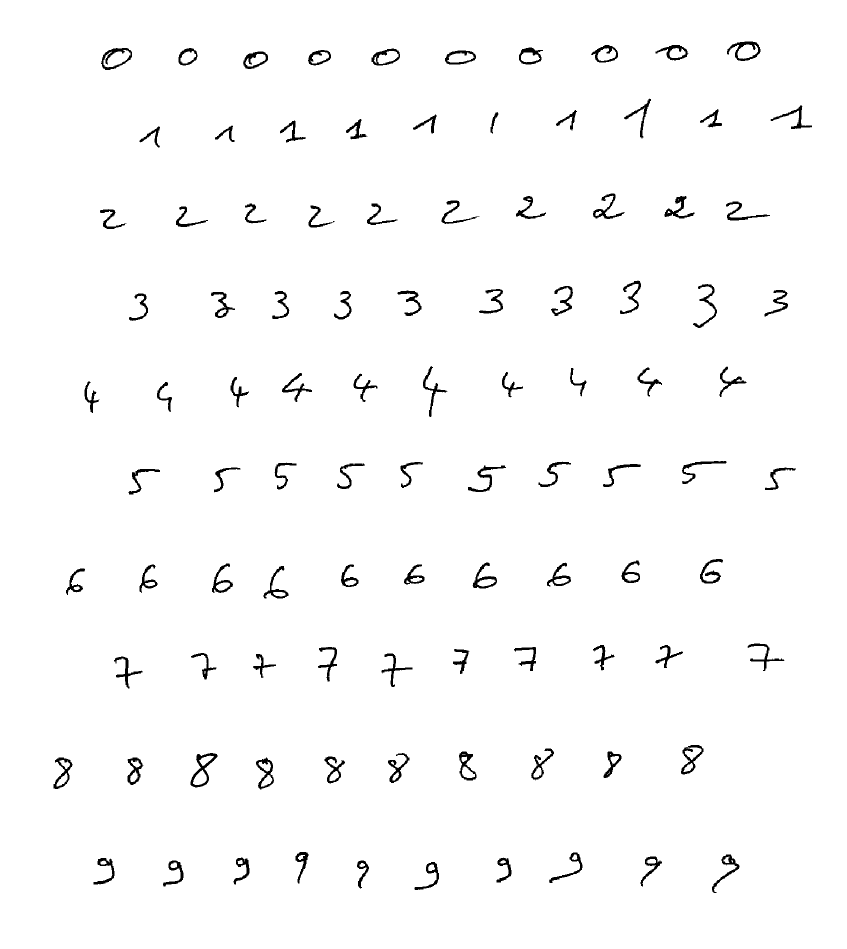
%> input picture HMM_Modelisation/Fichier_BDD/test.tif, 1694 x 1898 px (shown at 1/2 size)
$ octave HMM_recognize.m   (GNU Octave 9; MATLAB toolbox functions it lacks are replaced by stand-ins)
%> lines starting %> are read from the running program, lines starting %| are printed output that depends on the picture; in (x1, y1, x2, y2) boxes, pixels count from 0 and x2, y2 are one past the last pixel; in counts of white or black regions, pixels touching at a corner belong together; the program's own positions count from 1
### HMM_Modelisation/Localisation_extraction.m
function Images = Localisation_extraction(filename)
%> called with filename = 'Fichier_BDD\test.tif'

%% Localisation et extraction des chiffres de la base de donn閑s


%% Lecture du fichier image
A = imread(filename);
%> A is the input picture: size 1898x1694 uint8; 98.1% white; 100 black regions, largest, box (x1, y1, x2, y2) and area: (381, 1506, 435, 1575) 1017, (202, 96, 264, 140) 871, (1454, 83, 1521, 122) 870

%% Convertir une image (8bits ou 16bits) en double
AA = image2Double(A);
AA_bw = 1-double(AA >= 0.005);
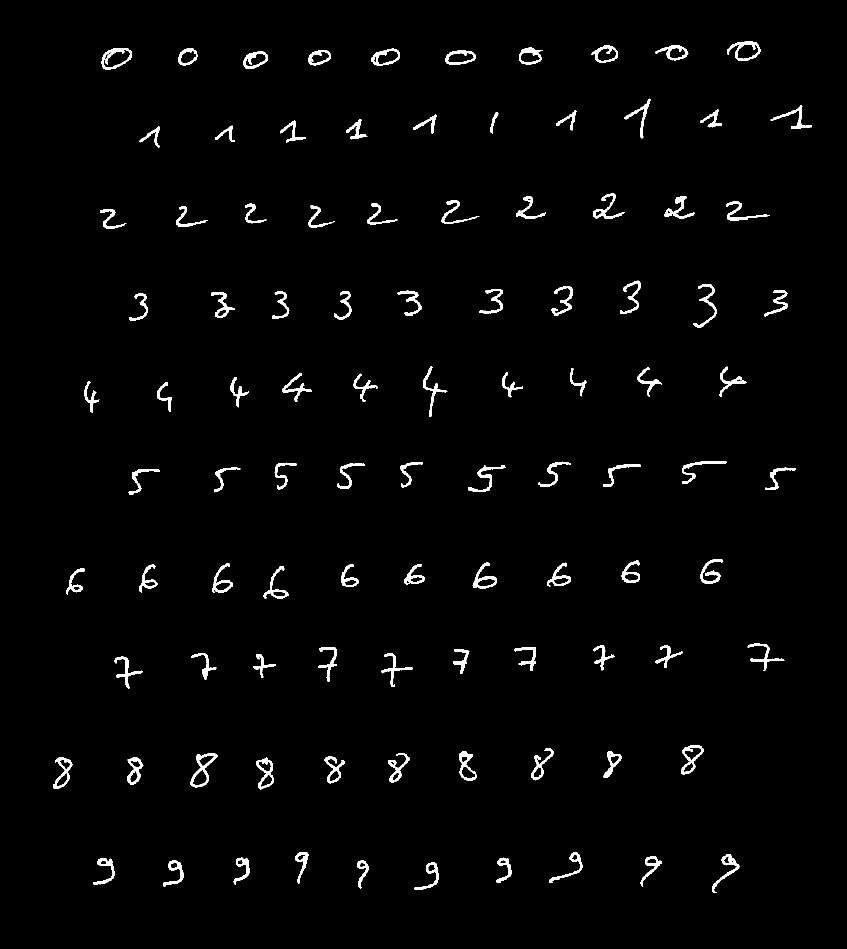
%> AA_bw: size 1898x1694 double (shown at 1/2 size); values 0 (black) and 1 (white), 1.9% white; 100 white regions, largest, box (x1, y1, x2, y2) and area: (381, 1506, 435, 1575) 1017, (202, 96, 264, 140) 871, (1454, 83, 1521, 122) 870

%% Segmentation et extraction des chiffres
for n = 0:9
    % histogramme des projections horizontales --> extraction des Lignes
    [ind1,ind2] = imageLocalisation(AA_bw,'h');
    tmp = AA_bw(ind1(n+1):ind2(n+1),:);

    % histogramme des projections verticales --> extraction des Colonnes
    [ind11,ind22] = imageLocalisation(tmp,'v');

    % Extraction de chaque chiffre
    for m = 1:length(ind11)
        Images{n+1,m} = tmp(:,ind11(m):ind22(m));
    end
end
%> this loop made 10 passes
%> (ind11, ind22) on passes 1 to 7: ([203 358 487 617 744 891 1039 1183 1312 1455], [264 395 536 662 800 952 1086 1236 1377 1521]), ([280 431 561 693 827 982 1113 1249 1401 1542], [320 469 611 735 874 997 1154 1302 1444 1624]), ([201 353 491 618 735 884 1033 1187 1330 1453], [253 416 533 669 795 959 1092 1249 1389 1540]), ([259 423 545 669 796 959 1103 1241 1387 1530], [296 470 579 703 843 1006 1146 1282 1434 1576]), ([170 315 462 565 708 847 1005 1141 1276 1440], [199 344 498 624 755 895 1046 1173 1324 1493]), ([258 429 550 675 802 937 1078 1207 1365 1531], [320 481 593 730 846 1012 1142 1282 1453 1592]), ([133 280 425 527 683 809 946 1095 1244 1401], [170 315 466 577 717 849 994 1142 1280 1446])
%> pass 1, in Localisation_extraction, `tmp = AA_bw(ind1(n+1):ind2(n+1),:);`:
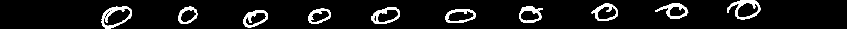
%> tmp: size 57x1694 double (shown at 1/2 size); values 0 (black) and 1 (white), 7% white; 10 white regions, largest, box (x1, y1, x2, y2) and area: (202, 13, 264, 57) 871, (1454, 0, 1521, 39) 870, (486, 20, 536, 55) 684
%> pass 2, in Localisation_extraction, `tmp = AA_bw(ind1(n+1):ind2(n+1),:);`:
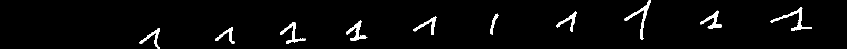
%> tmp: size 98x1694 double (shown at 1/2 size); values 0 (black) and 1 (white), 2.8% white; 10 white regions, largest, box (x1, y1, x2, y2) and area: (1541, 14, 1624, 61) 691, (1248, 0, 1302, 80) 631, (692, 41, 735, 82) 527
%> pass 3, in Localisation_extraction, `tmp = AA_bw(ind1(n+1):ind2(n+1),:);`:
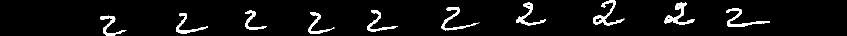
%> tmp: size 71x1694 double (shown at 1/2 size); values 0 (black) and 1 (white), 5% white; 10 white regions, largest, box (x1, y1, x2, y2) and area: (1329, 5, 1389, 50) 793, (1186, 0, 1249, 51) 762, (1452, 16, 1540, 54) 717
%> after the loop, Images = 100 items

%%

### Library/Image_ComFich/image2Double.m
function imdata = image2Double(img)

% Convert image to double precision

%%
if isa(img, 'double')
    imdata = img;
elseif isa(img, 'logical') || isa(img, 'single')
   imdata = double(img);
elseif isa(img, 'uint8') || isa(img, 'uint16')
    imdata = double(img)/double(max(max(img)));
else %int16
    imdata = (double(img) + 32768) / 65535;
end

### HMM_Modelisation/imageLocalisation.m
function [ind1,ind2,l] = imageLocalisation(imdata,dim)


%% histogramme de projections
l = histogramme_projection(imdata,dim);

%%
i = 1:length(l)-1;
ind1 = find(l(i)== 0 & l(i+1)~= 0);
ind1 = ind1 + 1;
ind2 = find(l(i)~= 0 & l(i+1)== 0);

%%

### Library/Image_ComFich/imageShow.m
function imageShow(numb_BW)

%%
maxi = max(max(numb_BW));
mini = min(min(numb_BW));

if (maxi == 1)&&(mini == 0)
    image(255-255*numb_BW)
    colormap(gray)
else
    image(numb_BW)
end
axis off
axis image
box on

### HMM_Modelisation/imageBinarisation.m
function imgBW = imageBinarisation(imdata,seuil)

%% % Convertir une image 8 bits en double
imdata = image2Double(imdata);

%% Binarisation par seuillage
[rows,col] =size(imdata); %...Complété
for i=1:rows
    for j=1:col
        if imdata(i,j)<=seuil
            imdata(i,j)=0;
        else
            imdata(i,j)=1;
        end

    end
end %...Complété
imgBW = imdata;

%% Convertir les valeurs en double
imgBW = double(imgBW);

%%

### HMM_Modelisation/imageCropping.m
function bw2 = imageCropping(bw)

%%
bw = bw == 0;
%%
[l,c] = find(bw == 0);
bw2 = bw(min(l):max(l),min(c):max(c));

%%
bw2 = bw2 == 0;

%%
bw2 = double(bw2);

### HMM_Modelisation/imageResize.m
function imBW_resize = imageResize(imBW_crop,mrows,ncols)

%%
[yy,xx] = size(imBW_crop);
x = linspace(1,xx,mrows);
y = linspace(1,yy,ncols);

[xi,yi] = meshgrid(x,y);
imBW_resize = interp2(imBW_crop,xi,yi,'spline');

%%
imBW_resize = double(imBW_resize > 0.05);

%%

### HMM_Modelisation/histogramme_projection.m
function l = histogramme_projection(imdata,dim)

%%
if strcmpi(dim,'v') % histogramme de projections verticales
    %.... %completé
    l = sum(imdata,1); %somme des colonnes
%     size(l)
elseif strcmpi(dim,'h') % histogramme de projections horizontales
    % .... %completé
    l = sum(imdata,2); %somme des lignes
    %l=l';
%     size(l)
else
    error('error')
end
%%

### HMM_Modelisation/imageFeaturesExtraction.m
function observation = imageFeaturesExtraction(imBW)

%% histogramme de projections horizontales
Hist_H = histogramme_projection(imBW,'h')';%completé
%display(Hist_H);

%% histogrammes de projections verticales
Hist_V = histogramme_projection(imBW,'v');%completé
%display(Hist_V);
%%
observation = [Hist_H Hist_V] + 1;

end

### Library/HMMToolbox/forward.m
function [P,alfa] = forward(obs,A,B,Pi0)

T = size(obs,2);   % Nombre d'observations

%%
Pi0 = Pi0(:);

%% Initialisation
alfa(1,:) = Pi0.*B(:,obs(1));

%% Boucle de calcul

for t = 1:T-1
    somme = alfa(t,:)*A;
    alfa(t+1,:) = transpose(B(:,obs(t+1))).*somme;
end

%% Terminaison
P = sum(alfa(T,:));


### HMM_Modelisation/imageRecognition.m
function probabilities = imageRecognition(obs,hmmModel)

probabilities = zeros(1,10);

%%
for nn = 0:9
    prior = hmmModel{nn+1}.hmm.prior; % vecteur de probabilité initiale
    transmat = hmmModel{nn+1}.hmm.transmat; % matrice de transition
    obsmat = hmmModel{nn+1}.hmm.obsmat; % matrice d’observation

    % Calcul de la vraisemblance de l'observation
    [P,~] = forward(obs,transmat,obsmat,prior);

    probabilities(nn+1) = P;
end

probabilities = probabilities/max(probabilities);

### HMM_Modelisation/imagePreprocessing.m
function [imBW, imData] = imagePreprocessing(imdata, mrows, ncols)


%% Binarization
imgBW = imageBinarisation(imdata, 0.005); % Convert image to binary image, based on threshold

%% cropping Image
bw_crop = imageCropping(imgBW);
imdata = imageCropping(imdata);

%%  Resize image
imBW_crop = imageResize(bw_crop,mrows,ncols);
imBW_crop = imageBinarisation(imBW_crop, 0.001);

imData = imageResize(imdata,mrows,ncols);

%%
imBW = imBW_crop;

### HMM_Modelisation/HMM_recognize.m
%%
delete *.asv
clear all;
close all;
clc;

%% L'image du chiffre à reconnaitre
chiffre = 7;

%% Localisation et Extraction des chiffres de la BDD de test
filename = 'Fichier_BDD\test.tif';
Images = Localisation_extraction(filename);%complété
%> Images = 100 items

%% Extraction du chiffre à reconnaitre
imdata = Images{chiffre+1,1};%complété
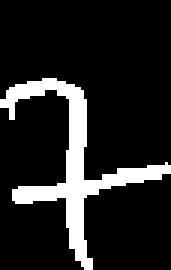
%> imdata: size 90x57 double (shown 3 times larger); values 0 (black) and 1 (white), 13.7% white; 1 white region, box (x1, y1, x2, y2) and area: (0, 26, 57, 90) 701
figure
imageShow(imdata);
%> in imageShow, `maxi = max(max(numb_BW));`: maxi = 1
%> in imageShow, `mini = min(min(numb_BW));`: mini = 0

%% Prétraitements (image de taille fixe 16x16 pixels)
imBW = imagePreprocessing(imdata,16,16);%complété
%> in imageCropping, `bw = bw == 0;`: bw: size 90x57 logical; 86.3% white; 1 black region, box (x1, y1, x2, y2) and area: (0, 26, 57, 90) 701
%> in imageCropping, `[l,c] = find(bw == 0);`: l = 701 values from 27 to 90; c = 701 values from 1 to 57
%> in imageCropping, `bw2 = bw(min(l):max(l),min(c):max(c));`:
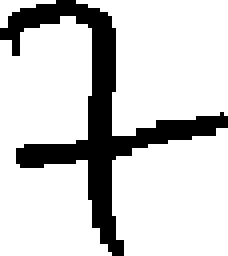
%> bw2: size 64x57 logical (shown 4 times larger); 80.8% white; 1 black region, box (x1, y1, x2, y2) and area: (0, 0, 57, 64) 701
%> in imageCropping, `bw2 = bw2 == 0;`: bw2: size 64x57 logical; 19.2% white; 1 white region, box (x1, y1, x2, y2) and area: (0, 0, 57, 64) 701

%% Extraction de caractéristiques
obs = imageFeaturesExtraction(imBW);%complété
%> in imageFeaturesExtraction, `Hist_H = histogramme_projection(imBW,'h')';`: Hist_H = [2 6 4 3 2 2 2 7 9 8 2 2 2 2 1 1]
%> in imageFeaturesExtraction, `Hist_V = histogramme_projection(imBW,'v');`: Hist_V = [1 4 2 2 2 3 13 14 3 1 1 2 2 2 2 1]
%> in imageFeaturesExtraction, `observation = [Hist_H Hist_V] + 1;`: observation = 32 values, max 15 at index 24, min 2 at index 15, mean 4.44
%> obs has the same summary as observation in imageFeaturesExtraction

%% Image Recognize: Reconnaissance
% chargement du Modèle entraîné
load('Matfile\hmmModel.mat');

% Calcul de la vraisemblance
probabilities = imageRecognition(obs,hmmModel);%complété
%> the loop in imageRecognition, `for nn = 0:9` made 10 passes
%> P on passes 1 to 10: 7.48e-44, 1.04e-29, 4.67e-31, 8.43e-33, 6e-30, 2.59e-100, 3.33e-36, 2.21e-27, 7.72e-78, 4.56e-28
%> after the loop in imageRecognition, `for nn = 0:9`: probabilities = [7.48e-44 1.04e-29 4.67e-31 8.43e-33 6e-30 2.59e-100 3.33e-36 2.21e-27 7.72e-78 4.56e-28]
%> in imageRecognition, `probabilities = probabilities/max(probabilities);`: probabilities = [3.39e-17 0.00473 0.000211 3.82e-06 0.00272 1.17e-73 1.51e-09 1 3.5e-51 0.206]

%% Affachage Resultat
figure;
subplot(2,1,1)
imageShow(imdata)
subplot(2,1,2)
numbers = 0:9;
stem(numbers,probabilities/sum(probabilities),'b'); % probabilities
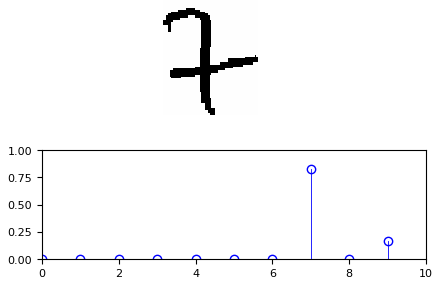
%> figure redrawn from the program's plot data, 2 panels
